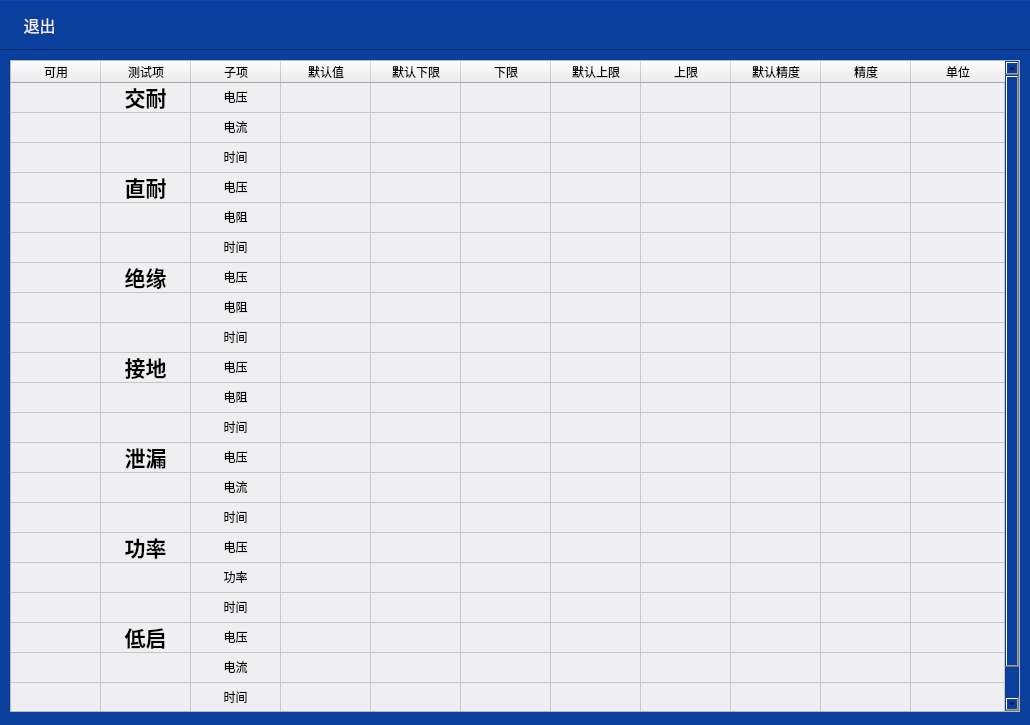
<?xml version="1.0" encoding="UTF-8"?>
<ui version="4.0">
 <class>Form</class>
 <widget class="QWidget" name="Form">
  <property name="geometry">
   <rect>
    <x>0</x>
    <y>0</y>
    <width>1030</width>
    <height>725</height>
   </rect>
  </property>
  <property name="windowTitle">
   <string>Form</string>
  </property>
  <property name="styleSheet">
   <string notr="true">QWidget
{
background-color: rgb(11,63,158);
}</string>
  </property>
  <widget class="QFrame" name="frame">
   <property name="geometry">
    <rect>
     <x>0</x>
     <y>0</y>
     <width>1050</width>
     <height>50</height>
    </rect>
   </property>
   <property name="frameShape">
    <enum>QFrame::Panel</enum>
   </property>
   <property name="frameShadow">
    <enum>QFrame::Raised</enum>
   </property>
   <widget class="QToolButton" name="toolButton_2">
    <property name="geometry">
     <rect>
      <x>0</x>
      <y>1</y>
      <width>79</width>
      <height>48</height>
     </rect>
    </property>
    <property name="font">
     <font>
      <family>微软雅黑</family>
      <pointsize>12</pointsize>
     </font>
    </property>
    <property name="styleSheet">
     <string notr="true">color: rgb(239, 239, 241);
border:0px;</string>
    </property>
    <property name="text">
     <string>退出</string>
    </property>
    <property name="icon">
     <iconset resource="../../zongceTest/login/picture.qrc">
      <normaloff>:/resource/left-32.png</normaloff>:/resource/left-32.png</iconset>
    </property>
    <property name="iconSize">
     <size>
      <width>30</width>
      <height>30</height>
     </size>
    </property>
    <property name="toolButtonStyle">
     <enum>Qt::ToolButtonTextBesideIcon</enum>
    </property>
   </widget>
  </widget>
  <widget class="QTableWidget" name="tableWidget">
   <property name="geometry">
    <rect>
     <x>10</x>
     <y>60</y>
     <width>1010</width>
     <height>652</height>
    </rect>
   </property>
   <property name="styleSheet">
    <string notr="true">background-color: rgb(239, 239, 241);
</string>
   </property>
   <attribute name="horizontalHeaderDefaultSectionSize">
    <number>90</number>
   </attribute>
   <attribute name="horizontalHeaderStretchLastSection">
    <bool>true</bool>
   </attribute>
   <attribute name="verticalHeaderVisible">
    <bool>false</bool>
   </attribute>
   <row>
    <property name="text">
     <string/>
    </property>
   </row>
   <row>
    <property name="text">
     <string/>
    </property>
   </row>
   <row>
    <property name="text">
     <string/>
    </property>
   </row>
   <row>
    <property name="text">
     <string>新建行</string>
    </property>
   </row>
   <row>
    <property name="text">
     <string>新建行</string>
    </property>
   </row>
   <row>
    <property name="text">
     <string>新建行</string>
    </property>
   </row>
   <row>
    <property name="text">
     <string>新建行</string>
    </property>
   </row>
   <row>
    <property name="text">
     <string>新建行</string>
    </property>
   </row>
   <row>
    <property name="text">
     <string>新建行</string>
    </property>
   </row>
   <row>
    <property name="text">
     <string>新建行</string>
    </property>
   </row>
   <row>
    <property name="text">
     <string>新建行</string>
    </property>
   </row>
   <row>
    <property name="text">
     <string>新建行</string>
    </property>
   </row>
   <row>
    <property name="text">
     <string>新建行</string>
    </property>
   </row>
   <row>
    <property name="text">
     <string>新建行</string>
    </property>
   </row>
   <row>
    <property name="text">
     <string>新建行</string>
    </property>
   </row>
   <row>
    <property name="text">
     <string>新建行</string>
    </property>
   </row>
   <row>
    <property name="text">
     <string>新建行</string>
    </property>
   </row>
   <row>
    <property name="text">
     <string>新建行</string>
    </property>
   </row>
   <row>
    <property name="text">
     <string>新建行</string>
    </property>
   </row>
   <row>
    <property name="text">
     <string>新建行</string>
    </property>
   </row>
   <row>
    <property name="text">
     <string>新建行</string>
    </property>
   </row>
   <column>
    <property name="text">
     <string>可用</string>
    </property>
   </column>
   <column>
    <property name="text">
     <string>测试项</string>
    </property>
   </column>
   <column>
    <property name="text">
     <string>子项</string>
    </property>
   </column>
   <column>
    <property name="text">
     <string>默认值</string>
    </property>
   </column>
   <column>
    <property name="text">
     <string>默认下限</string>
    </property>
   </column>
   <column>
    <property name="text">
     <string>下限</string>
    </property>
   </column>
   <column>
    <property name="text">
     <string>默认上限</string>
    </property>
   </column>
   <column>
    <property name="text">
     <string>上限</string>
    </property>
   </column>
   <column>
    <property name="text">
     <string>默认精度</string>
    </property>
   </column>
   <column>
    <property name="text">
     <string>精度</string>
    </property>
   </column>
   <column>
    <property name="text">
     <string>单位</string>
    </property>
   </column>
   <item row="0" column="0">
    <property name="text">
     <string/>
    </property>
    <property name="textAlignment">
     <set>AlignCenter</set>
    </property>
   </item>
   <item row="0" column="1">
    <property name="text">
     <string>交耐</string>
    </property>
    <property name="font">
     <font>
      <pointsize>16</pointsize>
      <weight>75</weight>
      <bold>true</bold>
     </font>
    </property>
    <property name="textAlignment">
     <set>AlignCenter</set>
    </property>
   </item>
   <item row="0" column="2">
    <property name="text">
     <string>电压</string>
    </property>
    <property name="textAlignment">
     <set>AlignCenter</set>
    </property>
   </item>
   <item row="1" column="2">
    <property name="text">
     <string>电流</string>
    </property>
    <property name="textAlignment">
     <set>AlignCenter</set>
    </property>
   </item>
   <item row="2" column="2">
    <property name="text">
     <string>时间</string>
    </property>
    <property name="textAlignment">
     <set>AlignCenter</set>
    </property>
   </item>
   <item row="3" column="0">
    <property name="text">
     <string/>
    </property>
    <property name="textAlignment">
     <set>AlignCenter</set>
    </property>
   </item>
   <item row="3" column="1">
    <property name="text">
     <string>直耐</string>
    </property>
    <property name="font">
     <font>
      <pointsize>16</pointsize>
      <weight>75</weight>
      <bold>true</bold>
     </font>
    </property>
    <property name="textAlignment">
     <set>AlignCenter</set>
    </property>
   </item>
   <item row="3" column="2">
    <property name="text">
     <string>电压</string>
    </property>
    <property name="textAlignment">
     <set>AlignCenter</set>
    </property>
   </item>
   <item row="4" column="2">
    <property name="text">
     <string>电阻</string>
    </property>
    <property name="textAlignment">
     <set>AlignCenter</set>
    </property>
   </item>
   <item row="5" column="2">
    <property name="text">
     <string>时间</string>
    </property>
    <property name="textAlignment">
     <set>AlignCenter</set>
    </property>
   </item>
   <item row="6" column="0">
    <property name="text">
     <string/>
    </property>
    <property name="textAlignment">
     <set>AlignCenter</set>
    </property>
   </item>
   <item row="6" column="1">
    <property name="text">
     <string>绝缘</string>
    </property>
    <property name="font">
     <font>
      <pointsize>16</pointsize>
      <weight>75</weight>
      <bold>true</bold>
     </font>
    </property>
    <property name="textAlignment">
     <set>AlignCenter</set>
    </property>
   </item>
   <item row="6" column="2">
    <property name="text">
     <string>电压</string>
    </property>
    <property name="textAlignment">
     <set>AlignCenter</set>
    </property>
   </item>
   <item row="7" column="2">
    <property name="text">
     <string>电阻</string>
    </property>
    <property name="textAlignment">
     <set>AlignCenter</set>
    </property>
   </item>
   <item row="8" column="2">
    <property name="text">
     <string>时间</string>
    </property>
    <property name="textAlignment">
     <set>AlignCenter</set>
    </property>
   </item>
   <item row="9" column="0">
    <property name="text">
     <string/>
    </property>
    <property name="textAlignment">
     <set>AlignCenter</set>
    </property>
   </item>
   <item row="9" column="1">
    <property name="text">
     <string>接地</string>
    </property>
    <property name="font">
     <font>
      <pointsize>16</pointsize>
      <weight>75</weight>
      <bold>true</bold>
     </font>
    </property>
    <property name="textAlignment">
     <set>AlignCenter</set>
    </property>
   </item>
   <item row="9" column="2">
    <property name="text">
     <string>电压</string>
    </property>
    <property name="textAlignment">
     <set>AlignCenter</set>
    </property>
   </item>
   <item row="10" column="2">
    <property name="text">
     <string>电阻</string>
    </property>
    <property name="textAlignment">
     <set>AlignCenter</set>
    </property>
   </item>
   <item row="11" column="2">
    <property name="text">
     <string>时间</string>
    </property>
    <property name="textAlignment">
     <set>AlignCenter</set>
    </property>
   </item>
   <item row="12" column="0">
    <property name="text">
     <string/>
    </property>
    <property name="textAlignment">
     <set>AlignCenter</set>
    </property>
   </item>
   <item row="12" column="1">
    <property name="text">
     <string>泄漏</string>
    </property>
    <property name="font">
     <font>
      <pointsize>16</pointsize>
      <weight>75</weight>
      <bold>true</bold>
     </font>
    </property>
    <property name="textAlignment">
     <set>AlignCenter</set>
    </property>
   </item>
   <item row="12" column="2">
    <property name="text">
     <string>电压</string>
    </property>
    <property name="textAlignment">
     <set>AlignCenter</set>
    </property>
   </item>
   <item row="13" column="2">
    <property name="text">
     <string>电流</string>
    </property>
    <property name="textAlignment">
     <set>AlignCenter</set>
    </property>
   </item>
   <item row="14" column="2">
    <property name="text">
     <string>时间</string>
    </property>
    <property name="textAlignment">
     <set>AlignCenter</set>
    </property>
   </item>
   <item row="15" column="0">
    <property name="text">
     <string/>
    </property>
    <property name="textAlignment">
     <set>AlignCenter</set>
    </property>
   </item>
   <item row="15" column="1">
    <property name="text">
     <string>功率</string>
    </property>
    <property name="font">
     <font>
      <pointsize>16</pointsize>
      <weight>75</weight>
      <bold>true</bold>
     </font>
    </property>
    <property name="textAlignment">
     <set>AlignCenter</set>
    </property>
   </item>
   <item row="15" column="2">
    <property name="text">
     <string>电压</string>
    </property>
    <property name="textAlignment">
     <set>AlignCenter</set>
    </property>
   </item>
   <item row="16" column="2">
    <property name="text">
     <string>功率</string>
    </property>
    <property name="textAlignment">
     <set>AlignCenter</set>
    </property>
   </item>
   <item row="17" column="2">
    <property name="text">
     <string>时间</string>
    </property>
    <property name="textAlignment">
     <set>AlignCenter</set>
    </property>
   </item>
   <item row="18" column="0">
    <property name="text">
     <string/>
    </property>
    <property name="textAlignment">
     <set>AlignCenter</set>
    </property>
   </item>
   <item row="18" column="1">
    <property name="text">
     <string>低启</string>
    </property>
    <property name="font">
     <font>
      <pointsize>16</pointsize>
      <weight>75</weight>
      <bold>true</bold>
     </font>
    </property>
    <property name="textAlignment">
     <set>AlignCenter</set>
    </property>
   </item>
   <item row="18" column="2">
    <property name="text">
     <string>电压</string>
    </property>
    <property name="textAlignment">
     <set>AlignCenter</set>
    </property>
   </item>
   <item row="19" column="2">
    <property name="text">
     <string>电流</string>
    </property>
    <property name="textAlignment">
     <set>AlignCenter</set>
    </property>
   </item>
   <item row="20" column="2">
    <property name="text">
     <string>时间</string>
    </property>
    <property name="textAlignment">
     <set>AlignCenter</set>
    </property>
   </item>
  </widget>
 </widget>
 <resources>
  <include location="../../zongceTest/login/picture.qrc"/>
 </resources>
 <connections/>
</ui>
